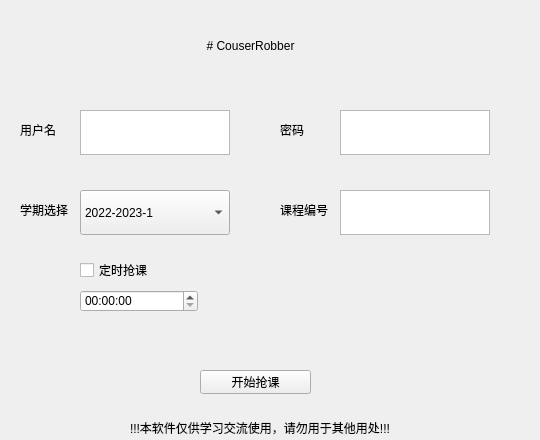
<?xml version="1.0" encoding="UTF-8"?>
<ui version="4.0">
 <class>Form</class>
 <widget class="QWidget" name="Form">
  <property name="enabled">
   <bool>true</bool>
  </property>
  <property name="geometry">
   <rect>
    <x>0</x>
    <y>0</y>
    <width>540</width>
    <height>440</height>
   </rect>
  </property>
  <property name="windowTitle">
   <string>Form</string>
  </property>
  <widget class="QLabel" name="label">
   <property name="geometry">
    <rect>
     <x>130</x>
     <y>20</y>
     <width>241</width>
     <height>51</height>
    </rect>
   </property>
   <property name="text">
    <string># CouserRobber</string>
   </property>
   <property name="textFormat">
    <enum>Qt::MarkdownText</enum>
   </property>
   <property name="alignment">
    <set>Qt::AlignCenter</set>
   </property>
  </widget>
  <widget class="QTextEdit" name="User">
   <property name="geometry">
    <rect>
     <x>80</x>
     <y>110</y>
     <width>150</width>
     <height>45</height>
    </rect>
   </property>
   <property name="markdown">
    <string/>
   </property>
   <property name="html">
    <string>&lt;!DOCTYPE HTML PUBLIC &quot;-//W3C//DTD HTML 4.0//EN&quot; &quot;http://www.w3.org/TR/REC-html40/strict.dtd&quot;&gt;
&lt;html&gt;&lt;head&gt;&lt;meta name=&quot;qrichtext&quot; content=&quot;1&quot; /&gt;&lt;meta charset=&quot;utf-8&quot; /&gt;&lt;style type=&quot;text/css&quot;&gt;
p, li { white-space: pre-wrap; }
hr { height: 1px; border-width: 0; }
&lt;/style&gt;&lt;/head&gt;&lt;body style=&quot; font-family:'Microsoft YaHei UI'; font-size:9pt; font-weight:400; font-style:normal;&quot;&gt;
&lt;p style=&quot;-qt-paragraph-type:empty; margin-top:0px; margin-bottom:0px; margin-left:0px; margin-right:0px; -qt-block-indent:0; text-indent:0px;&quot;&gt;&lt;br /&gt;&lt;/p&gt;&lt;/body&gt;&lt;/html&gt;</string>
   </property>
  </widget>
  <widget class="QComboBox" name="year">
   <property name="geometry">
    <rect>
     <x>80</x>
     <y>190</y>
     <width>150</width>
     <height>45</height>
    </rect>
   </property>
   <property name="currentText">
    <string>2022-2023-1</string>
   </property>
   <item>
    <property name="text">
     <string>2022-2023-1</string>
    </property>
   </item>
   <item>
    <property name="text">
     <string>2021-2022-2</string>
    </property>
   </item>
   <item>
    <property name="text">
     <string>2021-2022-1</string>
    </property>
   </item>
  </widget>
  <widget class="QTextEdit" name="Pwd">
   <property name="geometry">
    <rect>
     <x>340</x>
     <y>110</y>
     <width>150</width>
     <height>45</height>
    </rect>
   </property>
  </widget>
  <widget class="QLabel" name="label_2">
   <property name="geometry">
    <rect>
     <x>20</x>
     <y>120</y>
     <width>50</width>
     <height>20</height>
    </rect>
   </property>
   <property name="text">
    <string>用户名</string>
   </property>
  </widget>
  <widget class="QLabel" name="label_3">
   <property name="geometry">
    <rect>
     <x>280</x>
     <y>120</y>
     <width>50</width>
     <height>20</height>
    </rect>
   </property>
   <property name="text">
    <string>密码</string>
   </property>
  </widget>
  <widget class="QLabel" name="label_4">
   <property name="geometry">
    <rect>
     <x>20</x>
     <y>200</y>
     <width>50</width>
     <height>20</height>
    </rect>
   </property>
   <property name="text">
    <string>学期选择</string>
   </property>
  </widget>
  <widget class="QLabel" name="label_5">
   <property name="geometry">
    <rect>
     <x>280</x>
     <y>200</y>
     <width>50</width>
     <height>20</height>
    </rect>
   </property>
   <property name="text">
    <string>课程编号</string>
   </property>
  </widget>
  <widget class="QTextEdit" name="classKey">
   <property name="geometry">
    <rect>
     <x>340</x>
     <y>190</y>
     <width>150</width>
     <height>45</height>
    </rect>
   </property>
  </widget>
  <widget class="QPushButton" name="pushButton">
   <property name="geometry">
    <rect>
     <x>200</x>
     <y>370</y>
     <width>111</width>
     <height>24</height>
    </rect>
   </property>
   <property name="text">
    <string>开始抢课</string>
   </property>
  </widget>
  <widget class="QLabel" name="label_6">
   <property name="geometry">
    <rect>
     <x>130</x>
     <y>420</y>
     <width>281</width>
     <height>16</height>
    </rect>
   </property>
   <property name="text">
    <string>!!!本软件仅供学习交流使用，请勿用于其他用处!!!</string>
   </property>
  </widget>
  <widget class="QCheckBox" name="checkBox">
   <property name="geometry">
    <rect>
     <x>80</x>
     <y>260</y>
     <width>91</width>
     <height>20</height>
    </rect>
   </property>
   <property name="text">
    <string>定时抢课</string>
   </property>
  </widget>
  <widget class="QTimeEdit" name="date">
   <property name="geometry">
    <rect>
     <x>80</x>
     <y>290</y>
     <width>118</width>
     <height>22</height>
    </rect>
   </property>
  </widget>
 </widget>
 <resources/>
 <connections/>
</ui>
